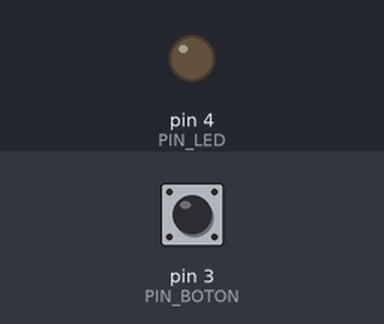
This sketch was run on a simulated Arduino Uno, built with avr-gcc and run on an emulated ATmega328P. Parts: output pins drawn as LEDs (lit = HIGH). Inputs (shaded band) come from the test bench; at power-on: pin 3 (PIN_BOTON) HIGH.

Above: at 1.2 s.
1.3 s: pin 3 (PIN_BOTON) pulled LOW for 0.15 s
At 2.2 s:
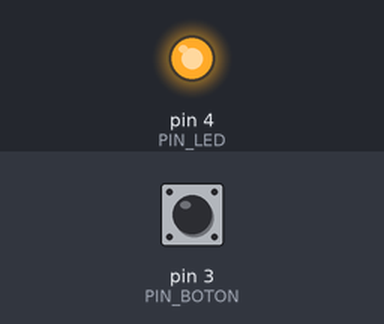
Timing chart, 0 to 7.8 s (numbered marks = the images above; inputs shaded):
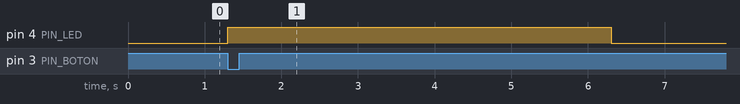

The sketch:

ej_1_codigo.ino
```cpp
//---- Definicion de entradas ----
#define PIN_BOTON 3

//---- Definicion de salidas ----
#define PIN_LED   4

//---- Constantes de tiempo ----
#define TIEMPO_ON 5000

//---- Estado del boton ----
#define BOTON_PRESIONADO  0

//---- Variables ----
boolean estadoBoton;


void setup()
{
  pinMode(PIN_BOTON, INPUT_PULLUP);
  pinMode(PIN_LED, OUTPUT);
}

void loop()
{
  estadoBoton = digitalRead(PIN_BOTON);
  if (estadoBoton == BOTON_PRESIONADO)
  {
    digitalWrite(PIN_LED, HIGH);
    delay(TIEMPO_ON);
    digitalWrite(PIN_LED, LOW);
  }
}
```

Measured:
- after the input at 1.3 s, pin 4 (PIN_LED): LOW → HIGH at once, → LOW 5.0 s later
